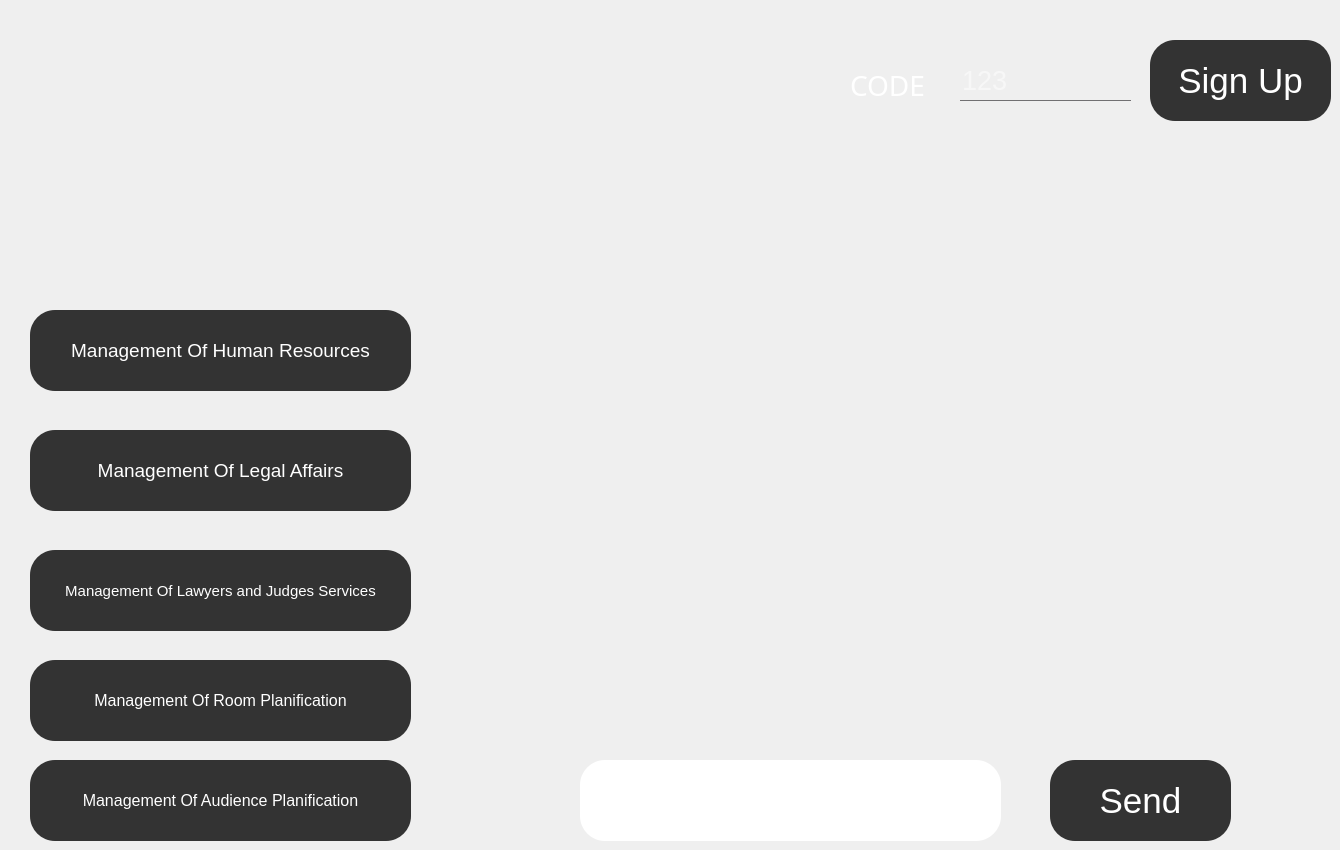
    <widget class="QWidget" name="tab">
     <property name="styleSheet">
      <string notr="true">*{
	background:url(C:/Users/ALA/Desktop/2A/projet/azzz.png) ;
}</string>
     </property>
     <attribute name="title">
      <string>Tab 1</string>
     </attribute>
     <widget class="QPushButton" name="pushButton_13">
      <property name="geometry">
       <rect>
        <x>30</x>
        <y>660</y>
        <width>381</width>
        <height>81</height>
       </rect>
      </property>
      <property name="font">
       <font>
        <pointsize>12</pointsize>
       </font>
      </property>
      <property name="styleSheet">
       <string notr="true">*{
border-color: bluedark;
border-radius: 25px;
background:#333333;
color:white;


}

*:hover
{
	color:#333333;
	border-radius:25px;
	background:white
}

*:pressed{
border-color: bluedark;
border-radius: 25px;
background:#333333;
color:white;


}</string>
      </property>
      <property name="text">
       <string>Management Of Room Planification</string>
      </property>
     </widget>
     <widget class="QPushButton" name="pushButton_9">
      <property name="geometry">
       <rect>
        <x>1150</x>
        <y>40</y>
        <width>181</width>
        <height>81</height>
       </rect>
      </property>
      <property name="font">
       <font>
        <pointsize>26</pointsize>
       </font>
      </property>
      <property name="styleSheet">
       <string notr="true">*{
border-color: bluedark;
border-radius: 25px;
background:#333333;
color:white;


}

*:hover
{
	color:#333333;
	border-radius:25px;
	background:white
}

*:pressed{
border-color: bluedark;
border-radius: 25px;
background:#333333;
color:white;


}</string>
      </property>
      <property name="text">
       <string>Sign Up</string>
      </property>
     </widget>
     <widget class="QPushButton" name="legalAffairs">
      <property name="geometry">
       <rect>
        <x>30</x>
        <y>430</y>
        <width>381</width>
        <height>81</height>
       </rect>
      </property>
      <property name="font">
       <font>
        <pointsize>14</pointsize>
       </font>
      </property>
      <property name="styleSheet">
       <string notr="true">*{
border-color: bluedark;
border-radius: 25px;
background:#333333;
color:white;


}

*:hover
{
	color:#333333;
	border-radius:25px;
	background:white
}

*:pressed{
border-color: bluedark;
border-radius: 25px;
background:#333333;
color:white;


}</string>
      </property>
      <property name="text">
       <string>Management Of Legal Affairs</string>
      </property>
     </widget>
     <widget class="QPushButton" name="pushButton_10">
      <property name="geometry">
       <rect>
        <x>30</x>
        <y>310</y>
        <width>381</width>
        <height>81</height>
       </rect>
      </property>
      <property name="font">
       <font>
        <pointsize>14</pointsize>
       </font>
      </property>
      <property name="styleSheet">
       <string notr="true">*{
border-color: bluedark;
border-radius: 25px;
background:#333333;
color:white;


}

*:hover
{
	color:#333333;
	border-radius:25px;
	background:white
}

*:pressed{
border-color: bluedark;
border-radius: 25px;
background:#333333;
color:white;


}</string>
      </property>
      <property name="text">
       <string>Management Of Human Resources</string>
      </property>
     </widget>
     <widget class="QPushButton" name="PUSH">
      <property name="geometry">
       <rect>
        <x>30</x>
        <y>550</y>
        <width>381</width>
        <height>81</height>
       </rect>
      </property>
      <property name="font">
       <font>
        <pointsize>11</pointsize>
       </font>
      </property>
      <property name="styleSheet">
       <string notr="true">*{
border-color: bluedark;
border-radius: 25px;
background:#333333;
color:white;


}

*:hover
{
	color:#333333;
	border-radius:25px;
	background:white
}

*:pressed{
border-color: bluedark;
border-radius: 25px;
background:#333333;
color:white;


}</string>
      </property>
      <property name="text">
       <string>Management Of Lawyers and Judges Services</string>
      </property>
     </widget>
     <widget class="QPushButton" name="pushButton_15">
      <property name="geometry">
       <rect>
        <x>1050</x>
        <y>760</y>
        <width>181</width>
        <height>81</height>
       </rect>
      </property>
      <property name="font">
       <font>
        <pointsize>26</pointsize>
       </font>
      </property>
      <property name="styleSheet">
       <string notr="true">*{
border-color: bluedark;
border-radius: 25px;
background:#333333;
color:white;


}

*:hover
{
	color:#333333;
	border-radius:25px;
	background:white
}

*:pressed{
border-color: bluedark;
border-radius: 25px;
background:#333333;
color:white;


}</string>
      </property>
      <property name="text">
       <string>Send</string>
      </property>
     </widget>
     <widget class="QPushButton" name="pushButton_14">
      <property name="geometry">
       <rect>
        <x>580</x>
        <y>760</y>
        <width>421</width>
        <height>81</height>
       </rect>
      </property>
      <property name="font">
       <font>
        <pointsize>12</pointsize>
       </font>
      </property>
      <property name="styleSheet">
       <string notr="true">*{
border-color: bluedark;
border-radius: 25px;
background:white;
color:white;


}

</string>
      </property>
      <property name="text">
       <string>Management Of Audience Planification</string>
      </property>
     </widget>
     <widget class="QLabel" name="label_30">
      <property name="geometry">
       <rect>
        <x>850</x>
        <y>60</y>
        <width>91</width>
        <height>51</height>
       </rect>
      </property>
      <property name="styleSheet">
       <string notr="true">*{
    font-family:century gothic;
    font-size:28px;
	color:white;
	background:none;
}

</string>
      </property>
      <property name="text">
       <string>CODE</string>
      </property>
     </widget>
     <widget class="QLineEdit" name="LCodee">
      <property name="geometry">
       <rect>
        <x>960</x>
        <y>60</y>
        <width>171</width>
        <height>41</height>
       </rect>
      </property>
      <property name="font">
       <font>
        <pointsize>20</pointsize>
       </font>
      </property>
      <property name="acceptDrops">
       <bool>true</bool>
      </property>
      <property name="styleSheet">
       <string notr="true">*{
background:transparent;
border:none;
color:white;
border-bottom:1px solid #717072;
}</string>
      </property>
      <property name="inputMask">
       <string/>
      </property>
      <property name="text">
       <string/>
      </property>
      <property name="maxLength">
       <number>32767</number>
      </property>
      <property name="echoMode">
       <enum>QLineEdit::Normal</enum>
      </property>
      <property name="placeholderText">
       <string>123</string>
      </property>
     </widget>
     <widget class="QPushButton" name="pushButton_27">
      <property name="geometry">
       <rect>
        <x>30</x>
        <y>760</y>
        <width>381</width>
        <height>81</height>
       </rect>
      </property>
      <property name="font">
       <font>
        <pointsize>12</pointsize>
       </font>
      </property>
      <property name="styleSheet">
       <string notr="true">*{
border-color: bluedark;
border-radius: 25px;
background:#333333;
color:white;


}

*:hover
{
	color:#333333;
	border-radius:25px;
	background:white
}

*:pressed{
border-color: bluedark;
border-radius: 25px;
background:#333333;
color:white;


}</string>
      </property>
      <property name="text">
       <string>Management Of Audience Planification</string>
      </property>
     </widget>
    </widget>
